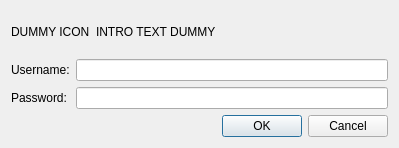
<ui version="4.0" >
 <class>PasswordDialog</class>
 <widget class="QDialog" name="PasswordDialog" >
  <property name="geometry" >
   <rect>
    <x>0</x>
    <y>0</y>
    <width>399</width>
    <height>148</height>
   </rect>
  </property>
  <property name="windowTitle" >
   <string>Authentication Required</string>
  </property>
  <layout class="QGridLayout" name="gridLayout" >
   <item row="0" column="0" colspan="2" >
    <layout class="QHBoxLayout" >
     <item>
      <widget class="QLabel" name="iconLabel" >
       <property name="text" >
        <string>DUMMY ICON</string>
       </property>
      </widget>
     </item>
     <item>
      <widget class="QLabel" name="introLabel" >
       <property name="sizePolicy" >
        <sizepolicy vsizetype="MinimumExpanding" hsizetype="MinimumExpanding" >
         <horstretch>0</horstretch>
         <verstretch>0</verstretch>
        </sizepolicy>
       </property>
       <property name="text" >
        <string>INTRO TEXT DUMMY</string>
       </property>
      </widget>
     </item>
    </layout>
   </item>
   <item row="1" column="0" >
    <widget class="QLabel" name="label" >
     <property name="text" >
      <string>Username:</string>
     </property>
    </widget>
   </item>
   <item row="1" column="1" >
    <widget class="QLineEdit" name="userNameLineEdit" />
   </item>
   <item row="2" column="0" >
    <widget class="QLabel" name="lblPassword" >
     <property name="text" >
      <string>Password:</string>
     </property>
    </widget>
   </item>
   <item row="2" column="1" >
    <widget class="QLineEdit" name="passwordLineEdit" >
     <property name="echoMode" >
      <enum>QLineEdit::Password</enum>
     </property>
    </widget>
   </item>
   <item row="3" column="0" colspan="2" >
    <widget class="QDialogButtonBox" name="buttonBox" >
     <property name="orientation" >
      <enum>Qt::Horizontal</enum>
     </property>
     <property name="standardButtons" >
      <set>QDialogButtonBox::Cancel|QDialogButtonBox::Ok</set>
     </property>
    </widget>
   </item>
  </layout>
 </widget>
 <resources/>
 <connections>
  <connection>
   <sender>buttonBox</sender>
   <signal>accepted()</signal>
   <receiver>PasswordDialog</receiver>
   <slot>accept()</slot>
   <hints>
    <hint type="sourcelabel" >
     <x>248</x>
     <y>254</y>
    </hint>
    <hint type="destinationlabel" >
     <x>157</x>
     <y>274</y>
    </hint>
   </hints>
  </connection>
  <connection>
   <sender>buttonBox</sender>
   <signal>rejected()</signal>
   <receiver>PasswordDialog</receiver>
   <slot>reject()</slot>
   <hints>
    <hint type="sourcelabel" >
     <x>316</x>
     <y>260</y>
    </hint>
    <hint type="destinationlabel" >
     <x>286</x>
     <y>274</y>
    </hint>
   </hints>
  </connection>
 </connections>
</ui>
